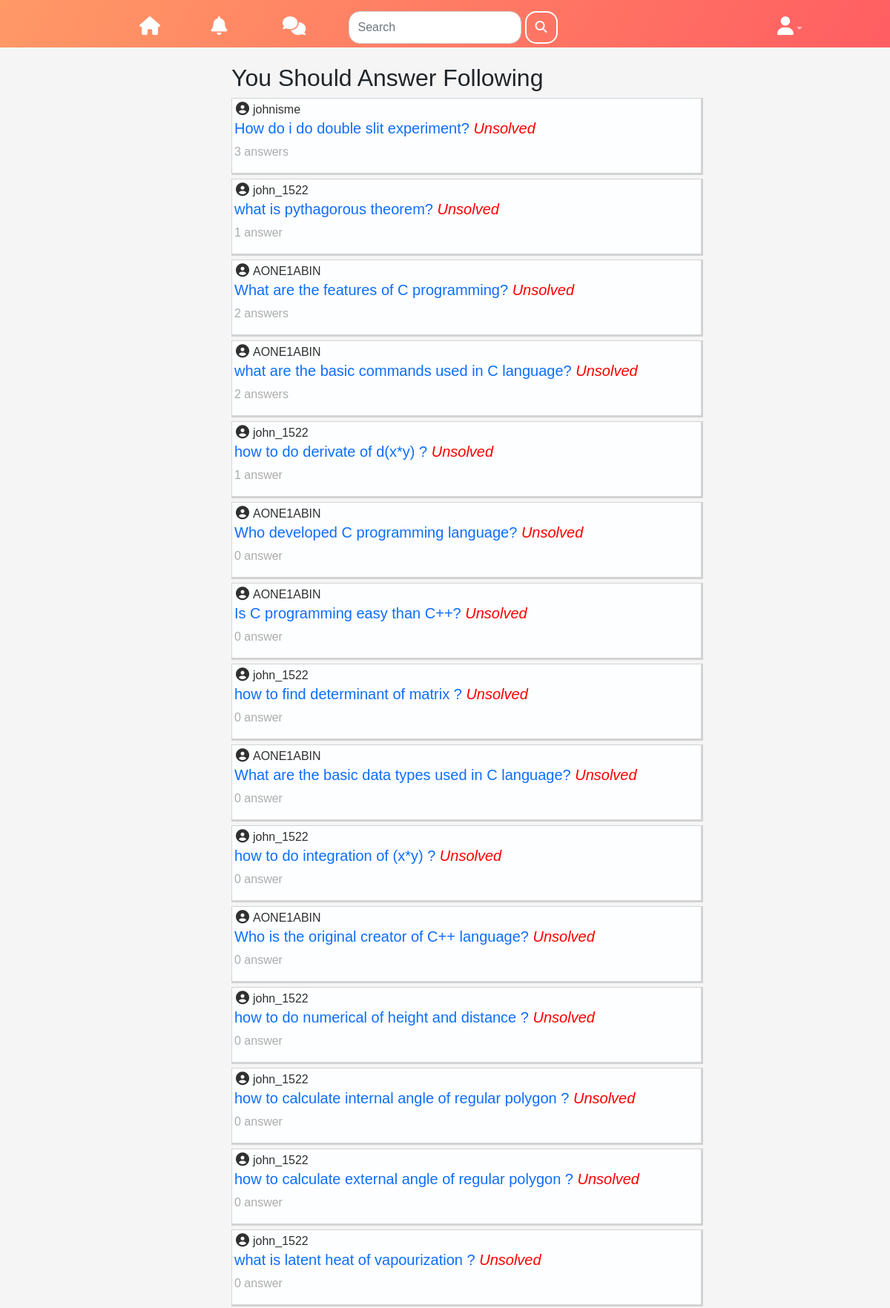
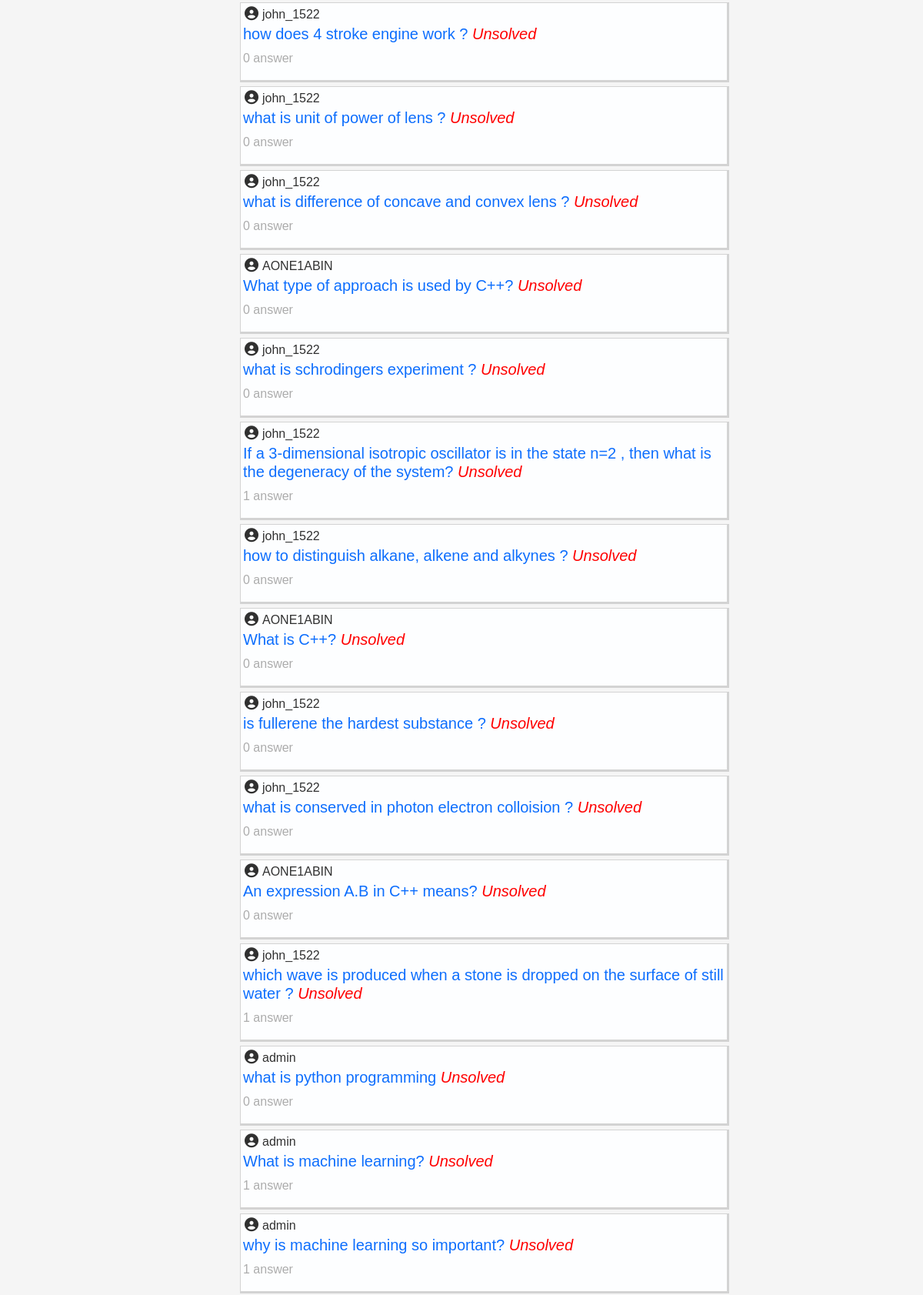
The app's page /recommended_to_answer (signed in, upper part) with its own data (2 pictures, top to bottom).
### forum/models.py (models this page shows, shortened)
class Post(models.Model):
    title = models.CharField(max_length=200,blank=False)
    slug = models.SlugField(max_length=200, null=True, blank=True)
    tag = models.ManyToManyField('forum.Tag', blank=True,related_name='tag')
    category = models.ForeignKey('forum.Category', related_name="post_category" ,on_delete=models.CASCADE, null=True, blank=True)
    subcategory = models.ForeignKey('forum.SubCategory', related_name="post_sub_category" ,on_delete=models.CASCADE, null=True, blank=True)
    solved = models.BooleanField(default=False) #has the problem been solved?
    posted_by = models.ForeignKey(User, related_name='user',on_delete=models.CASCADE) #posted by user
    posted_on = models.DateTimeField(default=timezone.now)
    views = models.IntegerField(default=0) #total times the post was viewed
    answerCount = models.IntegerField(default=0) #number of answers

### forum/views.py (the view)
# urls.py: path('recommended_to_answer', views.recommend_questions , name='recommended_to_answer'),
def recommend_questions(request):
    user = request.user
    pref_sub = user.profile.prefered_categories.all()
    posts = models.Post.objects.filter(solved=False)
    posts_solved = models.Post.objects.filter(category__in = pref_sub)
    context = {
        'posts':posts,
        'solved_posts':posts_solved,
    }
    return render(request, "forum/question_recommend.html",context = context)

### forum/templates/forum/question_recommend.html (shortened to what this page needs)
{% extends "forum/base.html" %}
    {% load bootstrap4 %}
    {% load static %}
    {% block content %}
    <h2>You Should Answer Following</h2>
    {% for post in posts %}
<div class="question-container">
    <p style="color: #303030; margin-bottom: 0px;" ><i class="fas fa-user-circle" style="margin: 5px; font-size: large;"></i>{{ post.posted_by }}</p>
    <h5 style="color: blue; padding-left: 3px;"><a href={% url "forum:post_detail" slug=post.slug %}>{{ post.title }}</a>
        {% if post.solved %}
        <em style="color:green;">Solved</em>
    {% else %}
        <em style="color:red;">Unsolved</em>
    {% endif %}</h5>
    <p style="color: #acacac; padding-left: 3px;">
      {{ post.answerCount }}
      {% if post.answerCount > 1 %}  answers
      {% else %}  answer
      {% endif %}
  </p>
  </div>
  {% endfor %}
    {% endblock content %}

### forum/static/forum/css/base.css (style rules this page uses)
* { margin:0; padding: 0; font-family:'poppins',sans-serif; }
body { background:#f5f5f5; }
a { text-decoration: none; }
.question-container { background-color:#FDFEFF; width: 120%; height: auto; border-top: 1px solid lightgrey; border-left: 1px solid lightgrey; border-right: 3px solid lightgray; border-bottom: 3px solid lightgray; margin-bottom: 5px; }
i { transition: all 0.5s ease-in-out; }

### records on screen
Post: posted_by "johnisme", title "How do i do double slit experiment?", solved "Unsolved", answerCount "3", shows "answers"
Post: posted_by "john_1522", title "what is pythagorous theorem?", solved "Unsolved", answerCount "1"
Post: posted_by "AONE1ABIN", title "What are the features of C programming?", solved "Unsolved", answerCount "2", shows "answers"
Post: posted_by "AONE1ABIN", title "what are the basic commands used in C language?", solved "Unsolved", answerCount "2", shows "answers"
Post: posted_by "john_1522", title "how to do derivate of d(x*y) ?", solved "Unsolved", answerCount "1"
Post: posted_by "AONE1ABIN", title "Who developed C programming language?", solved "Unsolved", answerCount "0"
Post: posted_by "AONE1ABIN", title "Is C programming easy than C++?", solved "Unsolved", answerCount "0"
Post: posted_by "john_1522", title "how to find determinant of matrix ?", solved "Unsolved", answerCount "0"
Post: posted_by "AONE1ABIN", title "What are the basic data types used in C language?", solved "Unsolved", answerCount "0"
Post: posted_by "john_1522", title "how to do integration of (x*y) ?", solved "Unsolved", answerCount "0"
Post: posted_by "AONE1ABIN", title "Who is the original creator of C++ language?", solved "Unsolved", answerCount "0"
Post: posted_by "john_1522", title "how to do numerical of height and distance ?", solved "Unsolved", answerCount "0"
Post: posted_by "john_1522", title "how to calculate internal angle of regular polygon ?", solved "Unsolved", answerCount "0"
Post: posted_by "john_1522", title "how to calculate external angle of regular polygon ?", solved "Unsolved", answerCount "0"
Post: posted_by "john_1522", title "what is latent heat of vapourization ?", solved "Unsolved", answerCount "0"
Post: posted_by "john_1522", title "how does 4 stroke engine work ?", solved "Unsolved", answerCount "0"
Post: posted_by "john_1522", title "what is unit of power of lens ?", solved "Unsolved", answerCount "0"
Post: posted_by "john_1522", title "what is difference of concave and convex lens ?", solved "Unsolved", answerCount "0"
Post: posted_by "AONE1ABIN", title "What type of approach is used by C++?", solved "Unsolved", answerCount "0"
Post: posted_by "john_1522", title "what is schrodingers experiment ?", solved "Unsolved", answerCount "0"
Post: posted_by "john_1522", title "If a 3-dimensional isotropic oscillator is in the state n=2 , then what is the degeneracy of the system?", solved "Unsolved", answerCount "1"
Post: posted_by "john_1522", title "how to distinguish alkane, alkene and alkynes ?", solved "Unsolved", answerCount "0"
Post: posted_by "AONE1ABIN", title "What is C++?", solved "Unsolved", answerCount "0"
Post: posted_by "john_1522", title "is fullerene the hardest substance ?", solved "Unsolved", answerCount "0"
Post: posted_by "john_1522", title "what is conserved in photon electron colloision ?", solved "Unsolved", answerCount "0"
Post: posted_by "AONE1ABIN", title "An expression A.B in C++ means?", solved "Unsolved", answerCount "0"
Post: posted_by "john_1522", title "which wave is produced when a stone is dropped on the surface of still water ?", solved "Unsolved", answerCount "1"
Post: posted_by "admin", title "what is python programming", solved "Unsolved", answerCount "0"
Post: posted_by "admin", title "What is machine learning?", solved "Unsolved", answerCount "1"
Post: posted_by "admin", title "why is machine learning so important?", solved "Unsolved", answerCount "1"
